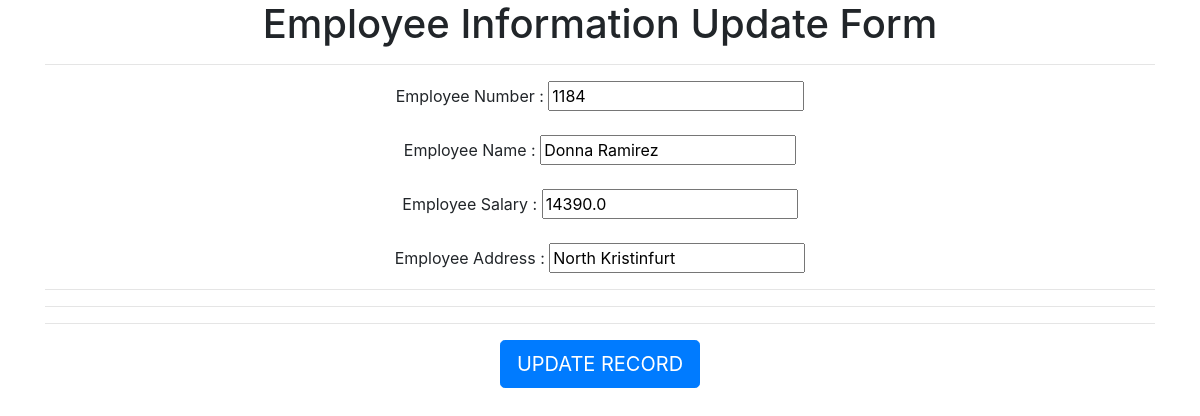
Page /update/9/ on the committed database.
### crudApp/models.py (models this page shows)
class Employee(models.Model):
    eno=models.IntegerField()
    ename=models.CharField(max_length=256)
    esal=models.FloatField()
    eaddr=models.CharField(max_length=256)

### crudApp/views.py (the view)
# urls.py: url(r'^update/(?P<id>\d+)/$', views.update_view),
def update_view(request,id):
    employee=Employee.objects.get(id=id)
    if request.method=='POST':
        form=EmployeeForm(request.POST,instance=employee)
        if form.is_valid():
            form.save()
            return redirect('/')
    return render(request,'crudApp/update.html',{'employee':employee})

### templates/crudApp/update.html (shortened to what this page needs)
<!DOCTYPE html>
{% extends 'crudApp/base.html' %}
{% block body_block %}
   <h1>Employee Information Update Form</h1><hr>
   <form method="post">
     Employee Number  : <input type="text" name="eno" value="{{employee.eno}}"><br><br>
     Employee Name    : <input type="text" name="ename" value="{{employee.ename}}"><br><br>
     Employee Salary  : <input type="text" name="esal" value="{{employee.esal}}"><br><br>
     Employee Address : <input type="text" name="eaddr" value="{{employee.eaddr}}"><br><hr><hr><hr>
     <input type="submit" class="btn btn-primary btn-lg" value="UPDATE RECORD">
   </form>
{% endblock %}

### rows in the picture
Employee: eno "1184", ename "Donna Ramirez", esal "14390.0", eaddr "North Kristinfurt"
